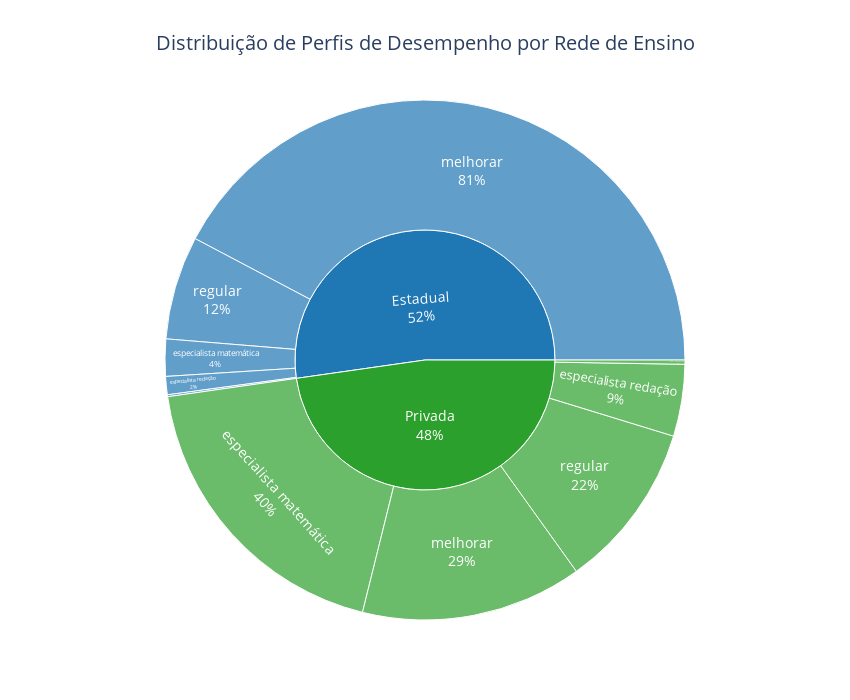

Notebook source saved alongside this figure:
### Code cell
# Explosão Solar
grafico = px.sunburst(
    df_modelado,
    path=['tipo_adm_escola', 'segmentacao_notas'],
    title='Distribuição de Perfis de Desempenho por Rede de Ensino',
    width=850,
    height=700,
    color='tipo_adm_escola',
    color_discrete_map={'Estadual': '#1f77b4', 'Privada': '#2ca02c'},
    hover_data={'segmentacao_notas': True}
)

grafico.update_traces(
    textinfo='label+percent parent',
    hovertemplate='<b>%{label}</b><br>Quantidade: %{value}<br>Percentual: %{percentParent}'
)

grafico.update_layout(
    font_size=14,
    title_x=0.5
)

### Figure 1 — Plotly figure (JSON) as saved in the notebook; plotly's stock layout.template omitted (floating-point values rounded to 4 significant figures)
{"data": [{"branchvalues": "total", "customdata": [["regular", "Estadual"], ["especialista matemática", "Estadual"], ["melhorar", "Estadual"], ["especialista redação", "Estadual"], ["bom desempenho", "Estadual"], ["(?)", "Estadual"], ["melhorar", "Privada"], ["especialista redação", "Privada"], ["especialista matemática", "Privada"], ["regular", "Privada"], ["bom desempenho", "Privada"], ["(?)", "Privada"]], "domain": {"x": [0, 1], "y": [0, 1]}, "hovertemplate": "<b>%{label}</b><br>Quantidade: %{value}<br>Percentual: %{percentParent}", "ids": ["Estadual/regular", "Estadual/especialista matemática", "Estadual/melhorar", "Estadual/especialista redação", "Estadual/bom desempenho", "Estadual", "Privada/melhorar", "Privada/especialista redação", "Privada/especialista matemática", "Privada/regular", "Privada/bom desempenho", "Privada"], "labels": ["regular", "especialista matemática", "melhorar", "especialista redação", "bom desempenho", "Estadual", "melhorar", "especialista redação", "especialista matemática", "regular", "bom desempenho", "Privada"], "marker": {"colors": ["#1f77b4", "#1f77b4", "#1f77b4", "#1f77b4", "#1f77b4", "#1f77b4", "#2ca02c", "#2ca02c", "#2ca02c", "#2ca02c", "#2ca02c", "#2ca02c"]}, "name": "", "parents": ["Estadual", "Estadual", "Estadual", "Estadual", "Estadual", "", "Privada", "Privada", "Privada", "Privada", "Privada", ""], "textinfo": "label+percent parent", "type": "sunburst", "values": [268, 96, 1760, 47, 5, 2176, 573, 186, 786, 432, 11, 1988]}], "layout": {"font": {"size": 14}, "height": 700, "legend": {"tracegroupgap": 0}, "title": {"text": "Distribuição de Perfis de Desempenho por Rede de Ensino", "x": 0.5}, "width": 850}}
